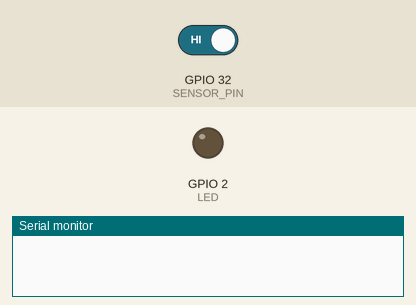
Recording of a sketch running on a simulated ESP32. On the bench: output pins drawn as LEDs (lit = HIGH), the last lines printed to the serial monitor. Inputs (shaded band) come from the test bench; at power-on: GPIO 32 (SENSOR_PIN) HIGH.

Above: at 1.2 s.
1.3 s: GPIO 32 (SENSOR_PIN) driven LOW
At 1.9 s:
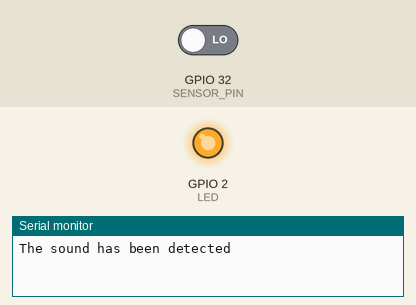
2.8 s: GPIO 32 (SENSOR_PIN) driven HIGH
At 4.2 s:
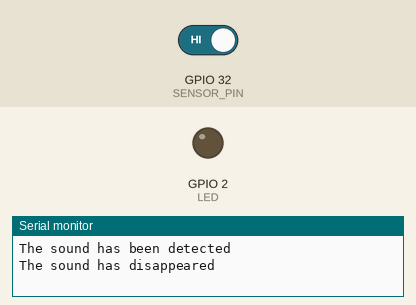
Timing chart, 0 to 5.8 s (numbered marks = the images above; inputs shaded):
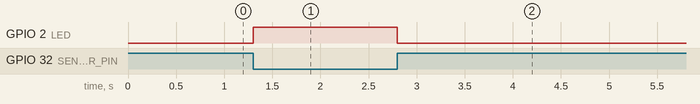

Measured:
- after the input at 1.3 s, GPIO 2 (LED): LOW → HIGH at once
- after the input at 2.8 s, GPIO 2 (LED): HIGH → LOW at once

The sketch:

Microfono.ino
```cpp
/*
 * This ESP32 code is created by esp32io.com
 *
 * This ESP32 code is released in the public domain
 *
 * For more detail (instruction and wiring diagram), visit https://esp32io.com/tutorials/esp32-sound-sensor
 */

#define SENSOR_PIN 32 // ESP32 pin GPIO18 connected to the OUT pin of the sound sensor
#define LED 2

int lastState = HIGH;  // the previous state from the input pin
int currentState;      // the current reading from the input pin

void setup() {
  // initialize serial communication at 9600 bits per second:
  Serial.begin(9600);
  // initialize the ESP32's pin as an input
  pinMode(SENSOR_PIN, INPUT);
  pinMode(LED, OUTPUT);
}

void loop() {
  // read the state of the the ESP32's input pin
  currentState = digitalRead(SENSOR_PIN);

  if (lastState == HIGH && currentState == LOW){
    Serial.println("The sound has been detected");
    digitalWrite(LED, HIGH);
  }else if (lastState == LOW && currentState == HIGH){
    Serial.println("The sound has disappeared");
    digitalWrite(LED, LOW);
  }

  // save the the last state
  lastState = currentState;
}
```
